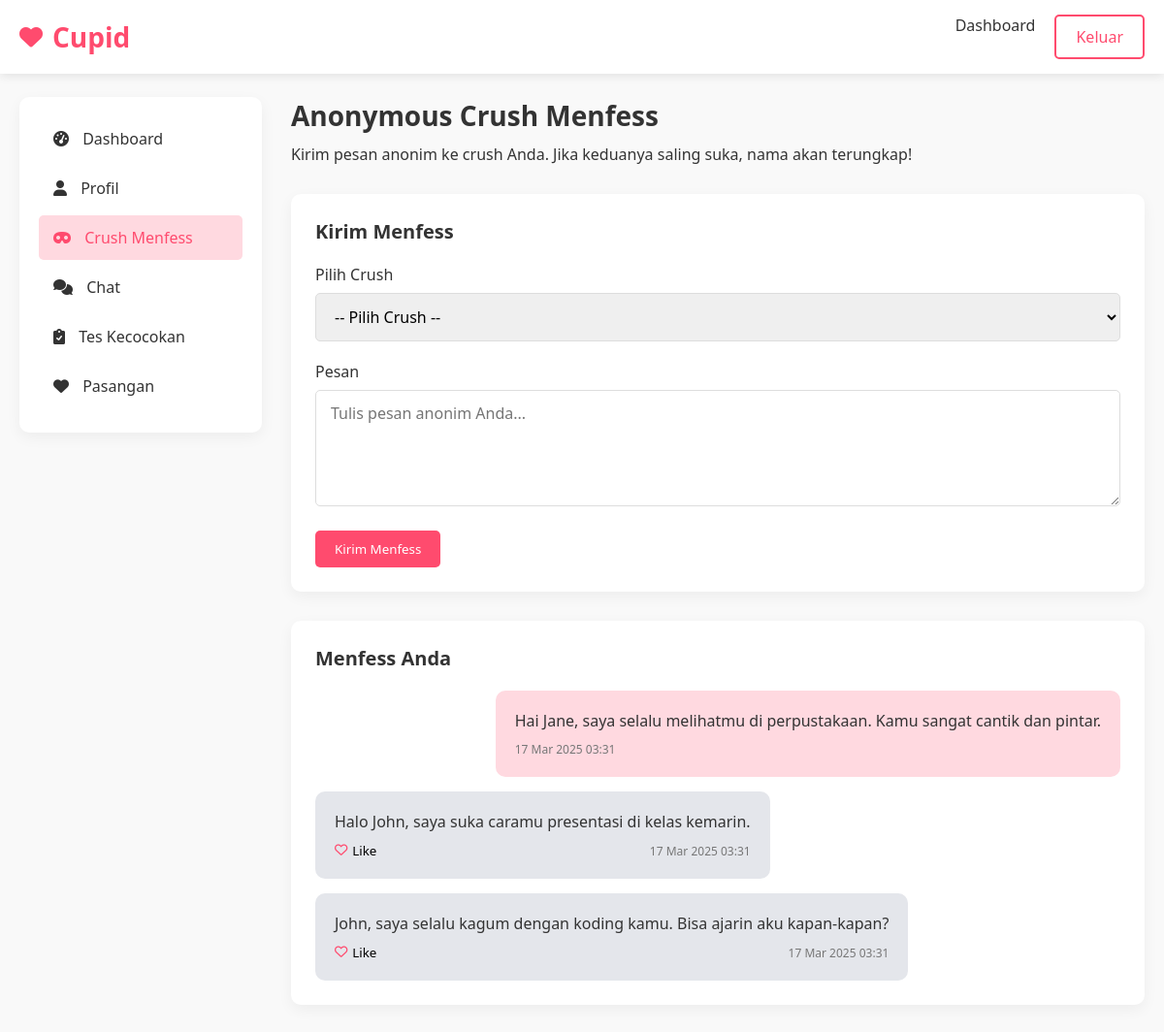
/dashboard.php?page=menfess (signed in), run on the app's committed database.
### tables this page shows
CREATE TABLE IF NOT EXISTS menfess (
    id INT AUTO_INCREMENT PRIMARY KEY,
    sender_id INT NOT NULL,
    receiver_id INT NOT NULL,
    message TEXT NOT NULL,
    is_anonymous BOOLEAN DEFAULT TRUE,
    is_revealed BOOLEAN DEFAULT FALSE,
    created_at TIMESTAMP DEFAULT CURRENT_TIMESTAMP,
    FOREIGN KEY (sender_id) REFERENCES users(id) ON DELETE CASCADE,
    FOREIGN KEY (receiver_id) REFERENCES users(id) ON DELETE CASCADE
);

### dashboard.php (the view, shortened to what this page needs)
<?php
require_once 'config.php';
$user_id = $_SESSION['user_id'];
$sql = "SELECT * FROM users WHERE id = ?";
$stmt = $conn->prepare($sql);
$stmt->bind_param("i", $user_id);
$stmt->execute();
$result = $stmt->get_result();
$user = $result->fetch_assoc();
$profile_sql = "SELECT * FROM profiles WHERE user_id = ?";
$profile_stmt = $conn->prepare($profile_sql);
$profile_stmt->bind_param("i", $user_id);
$profile_stmt->execute();
$profile_result = $profile_stmt->get_result();
$profile = $profile_result->fetch_assoc();
$profile_complete = ($profile && !empty($profile['interests']) && !empty($profile['bio']));
$menfess_sql = "SELECT m.*,
                CASE WHEN m.sender_id = ? THEN 'sent' ELSE 'received' END as type,
                CASE
                    WHEN (SELECT COUNT(*) FROM menfess_likes WHERE user_id = ? AND menfess_id = m.id) > 0
                    THEN 1 ELSE 0
                END as liked
                FROM menfess m
                WHERE m.receiver_id = ? OR m.sender_id = ?
                ORDER BY m.created_at DESC";
$menfess_stmt = $conn->prepare($menfess_sql);
$menfess_stmt->bind_param("iiii", $user_id, $user_id, $user_id, $user_id);
$menfess_stmt->execute();
$menfess_result = $menfess_stmt->get_result();
$menfess_messages = [];
while ($row = $menfess_result->fetch_assoc()) {
    $menfess_messages[] = $row;
}
$chat_sessions = [];
$page = isset($_GET['page']) ? $_GET['page'] : 'dashboard';
?>
<!DOCTYPE html>
<html lang="id">
<head>
    <link href="https://cdnjs.cloudflare.com/ajax/libs/font-awesome/6.0.0-beta3/css/all.min.css" rel="stylesheet">
</head>
<body>
    <header>
        <div class="container">
            <div class="header-content">
                <a href="index.php" class="logo">
                    <i class="fas fa-heart"></i> Cupid
                </a>
                <nav>
                    <ul>
                        <li><a href="dashboard.php">Dashboard</a></li>
                        <li>
                            <a href="logout.php" class="btn btn-outline">Keluar</a>
                        </li>
                    </ul>
                </nav>
            </div>
        </div>
    </header>
    <section class="dashboard">
        <div class="container">
            <div class="dashboard-container">
                <div class="sidebar">
                    <ul class="sidebar-menu">
                        <li>
                            <a href="?page=dashboard" class="<?php echo $page === 'dashboard' ? 'active' : ''; ?>">
                                <i class="fas fa-tachometer-alt"></i> Dashboard
                            </a>
                        </li>
                        <li>
                            <a href="?page=profile" class="<?php echo $page === 'profile' ? 'active' : ''; ?>">
                                <i class="fas fa-user"></i> Profil
                            </a>
                        </li>
                        <li>
                            <a href="?page=menfess" class="<?php echo $page === 'menfess' ? 'active' : ''; ?>">
                                <i class="fas fa-mask"></i> Crush Menfess
                            </a>
                        </li>
                        <li>
                            <a href="?page=chat" class="<?php echo $page === 'chat' ? 'active' : ''; ?>">
                                <i class="fas fa-comments"></i> Chat
                            </a>
                        </li>
                        <li>
                            <a href="?page=compatibility" class="<?php echo $page === 'compatibility' ? 'active' : ''; ?>">
                                <i class="fas fa-clipboard-check"></i> Tes Kecocokan
                            </a>
                        </li>
                        <li>
                            <a href="?page=matches" class="<?php echo $page === 'matches' ? 'active' : ''; ?>">
                                <i class="fas fa-heart"></i> Pasangan
                            </a>
                        </li>
                    </ul>
                </div>
                <div class="main-content">
                    <?php if ($page === 'dashboard'): ?>
                        <div class="dashboard-header">
                            <h2>Dashboard</h2>
                            <p>Selamat datang, <?php echo htmlspecialchars($user['name']); ?>!</p>
                        </div>
                        <?php if (!$profile_complete): ?>
                        <div class="card">
                            <div class="card-header">
                                <h3>Lengkapi Profil Anda</h3>
                            </div>
                            <p>Lengkapi profil Anda untuk meningkatkan peluang menemukan pasangan yang cocok!</p>
                            <a href="?page=profile" class="btn" style="margin-top: 15px;">Lengkapi Profil</a>
                        </div>
                        <?php endif; ?>
                        <div class="card">
                            <div class="card-header">
                                <h3>Aktivitas Terbaru</h3>
                            </div>
                            <div class="recent-activity">
                                <?php if (empty($menfess_messages) && empty($chat_sessions)): ?>
                                    <p>Belum ada aktivitas baru.</p>
                                <?php else: ?>
                                    <ul style="list-style: none; padding: 0;">
                                        <?php
                                        $count = 0;
                                        foreach ($menfess_messages as $message) {
                                            if ($count >= 3) break;
                                            $type = $message['type'] === 'sent' ? 'mengirim' : 'menerima';
                                            echo '<li style="padding: 10px 0; border-bottom: 1px solid #eee;">';
                                            echo '<i class="fas fa-mask" style="margin-right: 10px; color: var(--primary);"></i>';
                                            echo 'Anda ' . $type . ' pesan menfess. ';
                                            echo '<span style="color: #999; font-size: 12px;">' . date('d M Y H:i', strtotime($message['created_at'])) . '</span>';
                                            echo '</li>';
                                            $count++;
                                        }
                                        foreach ($chat_sessions as $session) {
                                            if ($count >= 3) break;
                                            echo '<li style="padding: 10px 0; border-bottom: 1px solid #eee;">';
                                            echo '<i class="fas fa-comments" style="margin-right: 10px; color: var(--primary);"></i>';
                                            echo 'Chat dengan ' . htmlspecialchars($session['partner_name']);
                                            if ($session['is_blind']) {
                                                echo ' (Blind Chat)';
                                            }
                                            echo ' <span style="color: #999; font-size: 12px;">' . date('d M Y H:i', strtotime($session['last_message_time'])) . '</span>';
                                            echo '</li>';
                                            $count++;
                                        }
                                        ?>
                                    </ul>
                                <?php endif; ?>
                            </div>
                        </div>
                        <div class="card">
                            <div class="card-header">
                                <h3>Fitur Utama</h3>
                            </div>
                            <div class="features-grid" style="display: grid; grid-template-columns: repeat(auto-fit, minmax(250px, 1fr)); gap: 20px; margin-top: 20px;">
                                <div class="feature-box" style="text-align: center; padding: 20px; background-color: #f9f9f9; border-radius: 10px;">
                                    <i class="fas fa-mask" style="font-size: 40px; color: var(--primary); margin-bottom: 15px;"></i>
                                    <h4>Anonymous Crush Menfess</h4>
                                    <p style="margin-bottom: 15px;">Kirim pesan anonim ke crush kamu!</p>
                                    <a href="?page=menfess" class="btn btn-outline">Kirim Menfess</a>
                                </div>
                                <div class="feature-box" style="text-align: center; padding: 20px; background-color: #f9f9f9; border-radius: 10px;">
                                    <i class="fas fa-comments" style="font-size: 40px; color: var(--primary); margin-bottom: 15px;"></i>
                                    <h4>Blind Chat</h4>
                                    <p style="margin-bottom: 15px;">Chat dengan mahasiswa acak!</p>
                                    <a href="?page=chat" class="btn btn-outline">Mulai Chat</a>
                                </div>
                                <div class="feature-box" style="text-align: center; padding: 20px; background-color: #f9f9f9; border-radius: 10px;">
                                    <i class="fas fa-clipboard-check" style="font-size: 40px; color: var(--primary); margin-bottom: 15px;"></i>
                                    <h4>Compatibility Test</h4>
                                    <p style="margin-bottom: 15px;">Temukan kecocokan berdasarkan kepribadian!</p>
                                    <a href="?page=compatibility" class="btn btn-outline">Ikuti Tes</a>
                                </div>
                            </div>
                        </div>
                    <?php elseif ($page === 'menfess'): ?>
                        <div class="dashboard-header">
                            <h2>Anonymous Crush Menfess</h2>
                            <p>Kirim pesan anonim ke crush Anda. Jika keduanya saling suka, nama akan terungkap!</p>
                        </div>
                        <div class="card">
                            <div class="card-header">
                                <h3>Kirim Menfess</h3>
                            </div>
                            <form method="post">
                                <div class="form-group">
                                    <label for="crush_id">Pilih Crush</label>
                                    <select id="crush_id" name="crush_id" required>
                                        <option value="">-- Pilih Crush --</option>
                                    </select>
                                </div>
                                <div class="form-group">
                                    <label for="message">Pesan</label>
                                    <textarea id="message" name="message" placeholder="Tulis pesan anonim Anda..." required></textarea>
                                </div>
                                <button type="submit" name="send_menfess" class="btn">Kirim Menfess</button>
                            </form>
                        </div>
                        <div class="card">
                            <div class="card-header">
                                <h3>Menfess Anda</h3>
                            </div>
                            <div class="menfess-list">
                                <?php if (empty($menfess_messages)): ?>
                                    <p>Belum ada pesan menfess.</p>
                                <?php else: ?>
                                    <?php foreach ($menfess_messages as $message): ?>
                                        <div class="menfess-card <?php echo $message['type']; ?>">
                                            <div class="menfess-content">
                                                <?php echo nl2br(htmlspecialchars($message['message'])); ?>
                                            </div>
                                            <div class="menfess-actions">
                                                <?php if ($message['type'] === 'received'): ?>
                                                <form method="post" style="display: inline;">
                                                    <button type="submit" name="like_menfess" class="menfess-like" style="background: none; border: none; cursor: pointer;">
                                                        <i class="<?php echo $message['liked'] ? 'fas' : 'far'; ?> fa-heart"></i>
                                                        <?php echo $message['liked'] ? 'Liked' : 'Like'; ?>
                                                    </button>
                                                </form>
                                                <?php endif; ?>
                                                <span class="menfess-time">
                                                    <?php echo date('d M Y H:i', strtotime($message['created_at'])); ?>
                                                </span>
                                            </div>
                                        </div>
                                    <?php endforeach; ?>
                                <?php endif; ?>
                            </div>
                        </div>
                    <?php endif; ?>
                </div>
            </div>
        </div>
    </section>
</body>
</html>

### data on the page
menfess: message "Hai Jane, saya selalu melihatmu di perpustakaan. Kamu sangat cantik dan pintar.", created_at "17 Mar 2025 03:31"
menfess: message "Halo John, saya suka caramu presentasi di kelas kemarin.", shows "Like", created_at "17 Mar 2025 03:31"
menfess: message "John, saya selalu kagum dengan koding kamu. Bisa ajarin aku kapan-kapan?", shows "Like", created_at "17 Mar 2025 03:31"
